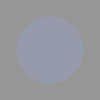
Frame 1 (no input)
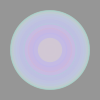
Frame 60 (the mouse pressed at the canvas centre just before this capture)
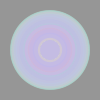
Frame 120 (the mouse held since frame 60 and released just before this capture)

The Processing sketch that drew these frames (run headless with seeded random() and noise(); from frame 60 on, the mouse is pressed at the canvas centre):

// Processing sketch: processing_67842
// ── processing_67842.pde

int counter;

void setup() {  //setup function called initially, only once
  size(100, 100);
  background(150);  //set background white
  colorMode(HSB);   //set colors to Hue, Saturation, Brightness mode
  counter = 0;
}

void draw() {  //draw function loops 
  counter++;
  noStroke();
  fill(random(255),100,255,50);
  
  if(mousePressed == true) { //add some interaction
    ellipse(mouseX, mouseY, 20, 20);
  }
  else {
    ellipse(width/2, height/2, 80*sin(counter), 80*sin(counter));
  }
}
